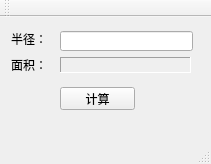
<?xml version="1.0" encoding="UTF-8"?>
<ui version="4.0">
 <class>Dialog</class>
 <widget class="QMainWindow" name="Dialog">
  <property name="geometry">
   <rect>
    <x>0</x>
    <y>0</y>
    <width>211</width>
    <height>164</height>
   </rect>
  </property>
  <property name="windowTitle">
   <string>Dialog</string>
  </property>
  <widget class="QWidget" name="centralWidget">
   <widget class="QLineEdit" name="lineEditRadius">
    <property name="geometry">
     <rect>
      <x>60</x>
      <y>14</y>
      <width>133</width>
      <height>20</height>
     </rect>
    </property>
   </widget>
   <widget class="QPushButton" name="pushButton">
    <property name="geometry">
     <rect>
      <x>60</x>
      <y>70</y>
      <width>75</width>
      <height>23</height>
     </rect>
    </property>
    <property name="text">
     <string>计算</string>
    </property>
   </widget>
   <widget class="QLabel" name="label">
    <property name="geometry">
     <rect>
      <x>11</x>
      <y>14</y>
      <width>36</width>
      <height>16</height>
     </rect>
    </property>
    <property name="text">
     <string>半径：</string>
    </property>
   </widget>
   <widget class="QLabel" name="label_2">
    <property name="geometry">
     <rect>
      <x>11</x>
      <y>40</y>
      <width>36</width>
      <height>16</height>
     </rect>
    </property>
    <property name="text">
     <string>面积：</string>
    </property>
   </widget>
   <widget class="QLabel" name="labelArea">
    <property name="geometry">
     <rect>
      <x>60</x>
      <y>40</y>
      <width>131</width>
      <height>16</height>
     </rect>
    </property>
    <property name="frameShape">
     <enum>QFrame::Panel</enum>
    </property>
    <property name="frameShadow">
     <enum>QFrame::Sunken</enum>
    </property>
    <property name="text">
     <string/>
    </property>
   </widget>
  </widget>
  <widget class="QMenuBar" name="menuBar">
   <property name="geometry">
    <rect>
     <x>0</x>
     <y>0</y>
     <width>211</width>
     <height>23</height>
    </rect>
   </property>
  </widget>
  <widget class="QToolBar" name="mainToolBar">
   <attribute name="toolBarArea">
    <enum>TopToolBarArea</enum>
   </attribute>
   <attribute name="toolBarBreak">
    <bool>false</bool>
   </attribute>
  </widget>
  <widget class="QStatusBar" name="statusBar"/>
 </widget>
 <layoutdefault spacing="6" margin="11"/>
 <resources/>
 <connections/>
</ui>
